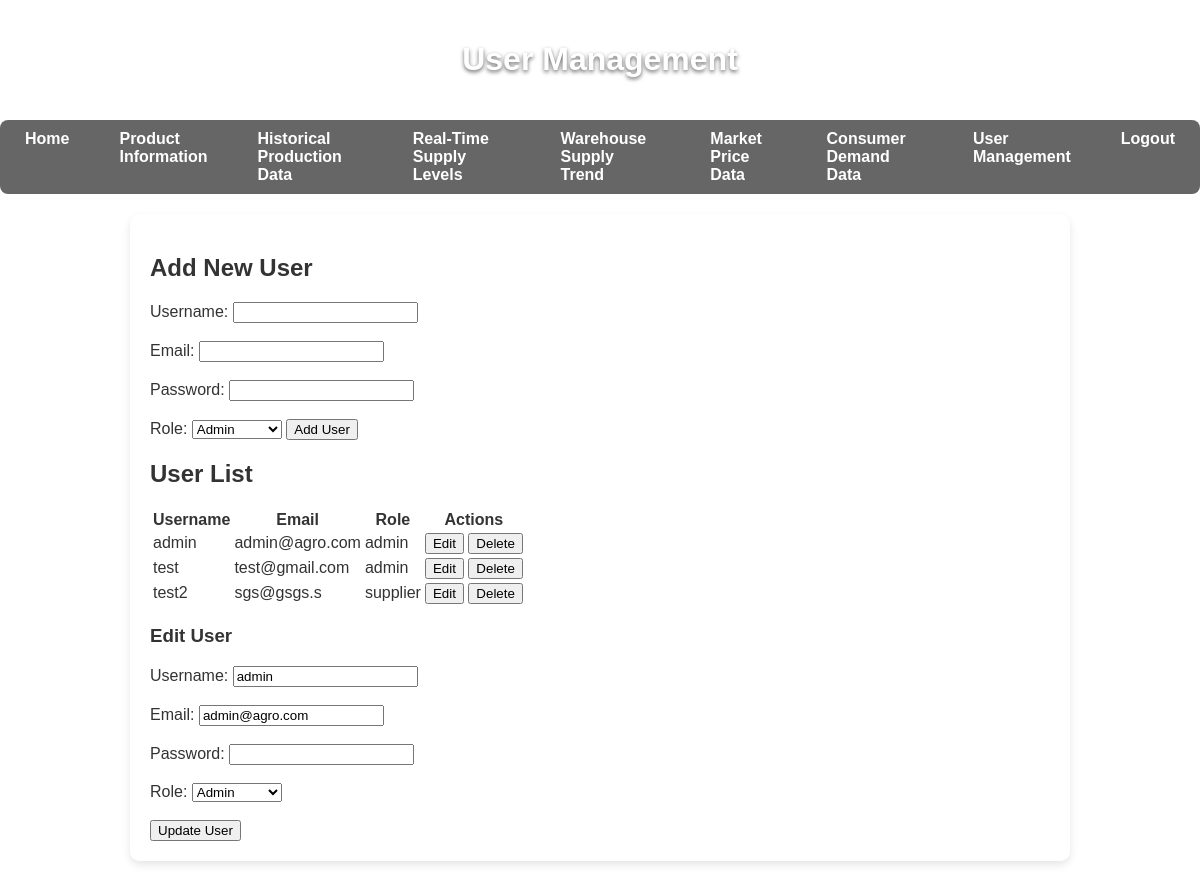
The page /user_management.php?edit=1 on the database its author committed.
### tables this page shows
CREATE TABLE users (
    id INT AUTO_INCREMENT PRIMARY KEY,
    username VARCHAR(50) NOT NULL,
    email VARCHAR(100) NOT NULL UNIQUE,
    password VARCHAR(255) NOT NULL,
    role ENUM('admin', 'supplier', 'consumer', 'warehouse', 'retailer') NOT NULL DEFAULT 'consumer',
    created_at TIMESTAMP DEFAULT CURRENT_TIMESTAMP
);

### user_management.php (the view, shortened to what this page needs)
<!DOCTYPE html>
<html lang="en">
<head>
    <link rel="stylesheet" href="styles.css">
    <link rel="stylesheet" href="css/common.css">
</head>
<body>
    <header>
        <h1>User Management</h1>
    </header>
    <?php include 'db_connect.php'; ?>
    <main>
        <section>
            <h2>Add New User</h2>
            <form method="POST" action="">
                <label for="username">Username:</label>
                <input type="text" id="username" name="username" required><br><br>
                <label for="email">Email:</label>
                <input type="email" id="email" name="email" required><br><br>
                <label for="password">Password:</label>
                <input type="password" id="password" name="password" required><br><br>
                <label for="role">Role:</label>
                <select id="role" name="role" required>
                    <option value="admin">Admin</option>
                </select>
                <button type="submit" name="addUser">Add User</button>
            </form>
        </section>
        <section>
            <h2>User List</h2>
            <?php
            $sql = "SELECT id, username, email, role FROM users";
            $result = $conn->query($sql);
            ?>
            <table>
                <thead>
                    <tr>
                        <th>Username</th>
                        <th>Email</th>
                        <th>Role</th>
                        <th>Actions</th>
                    </tr>
                </thead>
                <tbody>
                    <?php while ($row = $result->fetch_assoc()): ?>
                    <tr>
                        <td><?= htmlspecialchars($row['username']) ?></td>
                        <td><?= htmlspecialchars($row['email']) ?></td>
                        <td><?= htmlspecialchars($row['role']) ?></td>
                        <td>
                            <a href="?edit=<?= $row['id'] ?>"><button>Edit</button></a>
                            <a href="?delete=<?= $row['id'] ?>" onclick="return confirm('Are you sure you want to delete this user?');"><button>Delete</button></a>
                        </td>
                    </tr>
                    <?php endwhile; ?>
                </tbody>
            </table>
            <?php
            if (isset($_GET['edit'])) {
                $userID = $_GET['edit'];
                $sql = "SELECT * FROM users WHERE id='$userID'";
                $result = $conn->query($sql);
                $row = $result->fetch_assoc();
            ?>
            <h3>Edit User</h3>
            <form method="POST" action="">
                <label for="username">Username:</label>
                <input type="text" id="username" name="username" value="<?= htmlspecialchars($row['username']) ?>" required><br><br>
                <label for="email">Email:</label>
                <input type="email" id="email" name="email" value="<?= htmlspecialchars($row['email']) ?>" required><br><br>
                <label for="password">Password:</label>
                <input type="password" id="password" name="password" value="" required><br><br>
                <label for="role">Role:</label>
                <select id="role" name="role" required>
                    <option value="admin" <?= $row['role'] == 'admin' ? 'selected' : '' ?>>Admin</option>
                </select><br><br>
                <button type="submit" name="updateUser">Update User</button>
            </form>
            <?php } ?>
        </section>
    </main>
</body>
</html>

### css/common.css (style rules this page uses)
body { background-image: url('bg_picture.jpg'); background-size: cover; background-position: center; background-repeat: no-repeat; color: #333; min-height: 100vh; margin: 0; font-family: Arial, sans-serif; }
nav ul { list-style-type: none; margin: 0; padding: 0; display: flex; justify-content: center; background: rgba(0, 0, 0, 0.6); border-radius: 8px; }
nav ul li { margin: 0 10px; }
nav ul li a { color: white; padding: 10px 15px; text-decoration: none; display: block; font-weight: bold; }
main { padding: 20px; background: rgba(255, 255, 255, 0.8); border-radius: 10px; margin: 20px auto; max-width: 900px; box-shadow: 0 4px 8px rgba(0, 0, 0, 0.1); }
header { text-align: center; padding: 20px; color: white; text-shadow: 0 2px 4px rgba(0, 0, 0, 0.6); }

### rows shown on the page
users: username "admin", email "admin@agro.com", role "admin", role "Admin"
users: username "test", email "test@gmail.com", role "admin"
users: username "test2", email "sgs@gsgs.s", role "supplier"
